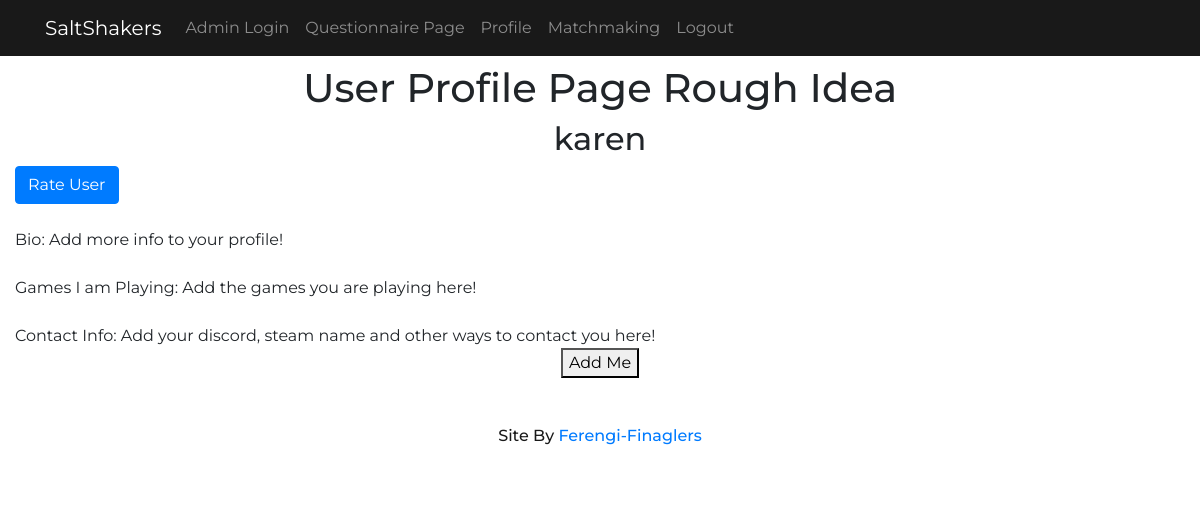
Screenshot of /profile/1 (signed in) with the database file from the repository.
### Users/models.py (models this page shows, shortened)
class UserProfile(models.Model):
    user = models.OneToOneField(User,on_delete=models.CASCADE, related_name='profile')
    bio = models.TextField(max_length=2000, default = "Add more info to your profile!", blank = False)
    GP = models.TextField(max_length=5000, default="Add the games you are playing here!", blank=False)
    CI = models.TextField(max_length=5000, default="Add your discord, steam name and other ways to contact you here!",blank=False)

### Users/views.py (the view)
# urls.py: path('profile/<int:user_pk>', views.profile, name='profile'),
@login_required(login_url='/login/')
def profile(request, user_pk):
    profile = get_object_or_404(UserProfile, user = user_pk)
    if request.method == 'POST':
        ratingForm = UserRatingForm(request.POST)
        if ratingForm.is_valid():
            UserRating.objects.filter(userDoingTheRating=request.user).delete() #delete past rating/refresh response
            ratingInstance = form.save(commit=False)
            if request.user.is_authenticated:
                ratingInstance.userDoingTheRating = request.user
            else:
                ratingInstance.userDoingTheRating = None
            ratingInstance.userBeingRated = User.objects.get(pk=user_pk)
            ratingInstance.save()
    else:
        ratingForm = UserRatingForm()
    context = {
        'profile':profile,
        'ratingForm':ratingForm,
    }
    return render(request, 'User/Profile.html',context)

### templates/User/Profile.html (shortened to what this page needs)
{% extends 'layout.html' %}
{% block content %}
<div class = "container-fluid paddTop4rem">
	<head>
	</head>
	<body>
		<h1 ALIGN=CENTER>User Profile Page Rough Idea</h1>
			<u1>
		<h2 ALIGN=CENTER>{{ profile.user.username}}</h2>
  <button type="button" class="btn btn-primary" data-toggle="modal" data-target="#myModal">
    Rate User
  </button>
		<br />
		<br />
		Bio: {{profile.bio}}<br />
		<br>
		Games I am Playing: {{profile.GP}} <br />
        <br>
        Contact Info: {{profile.CI}}
        <br />
		<P ALIGN = CENTER> <button type="button">Add Me</button> </p>
	</body>
</div>
{% endblock %}

### static/styles/mainStyle.css (style rules this page uses)
body { font-family: 'Patrick Hand', cursive; font-family: 'Montserrat', sans-serif; }
.paddTop4rem { padding-top: 4rem; }

### rows the page displays
UserProfile: user.username "karen", bio "Add more info to your profile!", GP "Add the games you are playing here!", CI "Add your discord, steam name and other ways to contact you here!"
